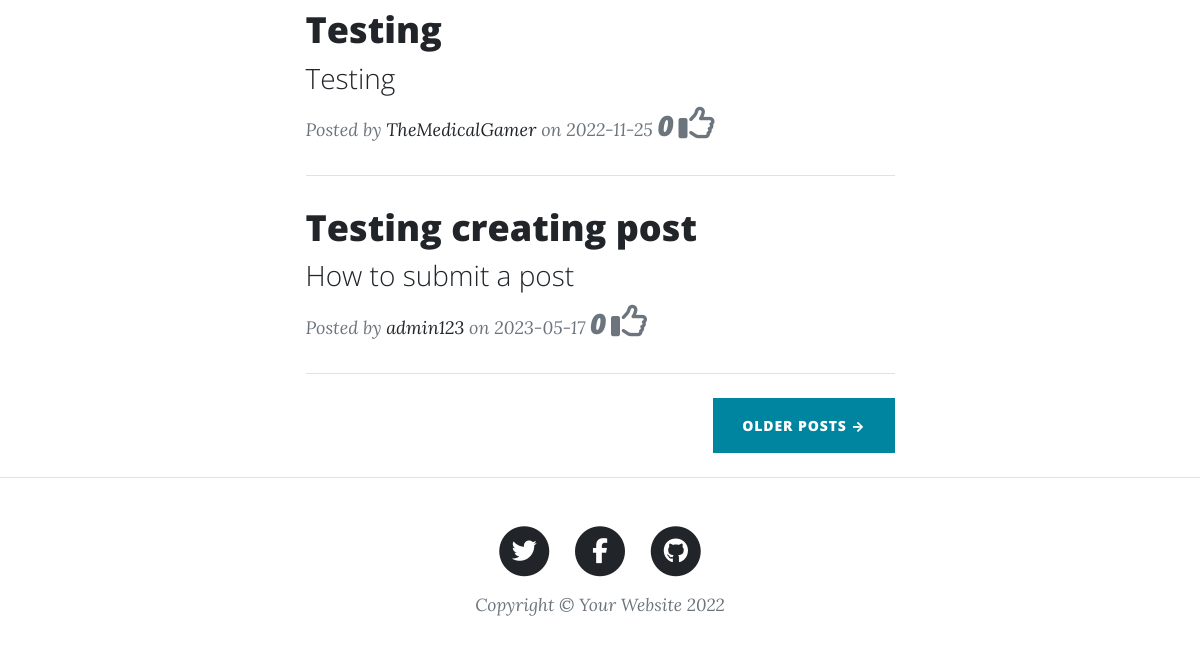
Before: / (lower part) with the older database file.
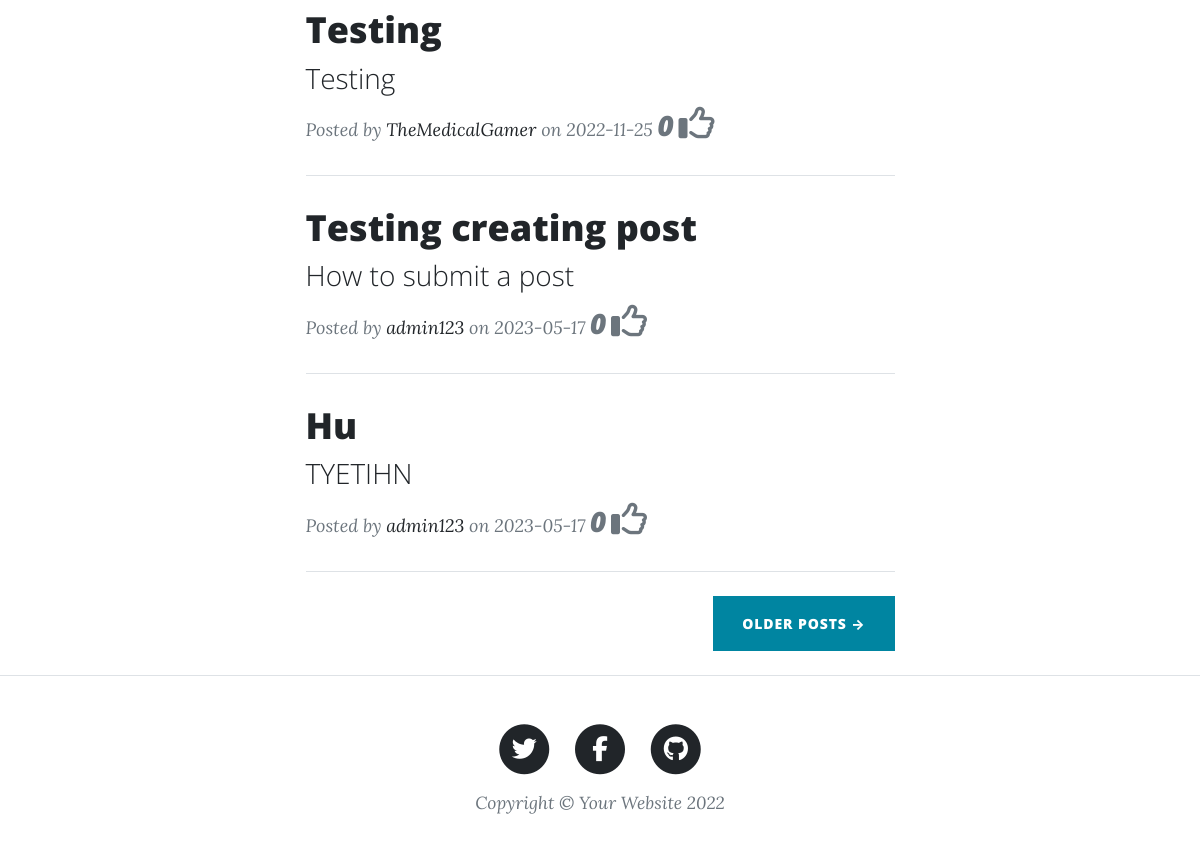
After: the same page with the newer database file.
### BetterBlog/models.py (models this page shows, shortened)
class Post(db.Model):
    id = db.Column(db.Integer, primary_key=True)
    title = db.Column(db.String(250), unique=True, nullable=False)
    subtitle = db.Column(db.String(250), nullable=False)
    date_created = db.Column(db.String(150), default=datetime.today())
    body = db.Column(db.Text, nullable=False)
    author = db.Column(db.Integer, db.ForeignKey('user.id', ondelete="CASCADE"), nullable=False)
    img_url = db.Column(db.String(250), nullable=False)
    comments = db.relationship('Comment', backref='post', passive_deletes=True)
    likes = db.relationship('Like', backref="post", passive_deletes=True)

### BetterBlog/views.py (the view)
@view.route('/')
def get_all_posts():
    posts = Post.query.all()
    name = get_user_name()
    return render_template("index.html", all_posts=posts, name=name)

### BetterBlog/views.py (called while the page is built)
def get_user_name():
    if current_user.is_authenticated:
        return current_user.username
    return "GUEST"

### BetterBlog/templates/index.html (shortened to what this page needs)
{% include "header.html" %}
<div class="container px-4 px-lg-5">
    <div class="row gx-4 gx-lg-5 justify-content-center">
        <div class="col-md-10 col-lg-8 col-xl-7">
            {% for post in all_posts %}
            <div class="lazy post-preview">
                <a href="post/{{post.id}}">
                    <h2 class="post-title">{{post.title}}</h2>
                    <h3 class="post-subtitle">{{post.subtitle}}</h3>
                </a>
                <p class="post-meta">
                    Posted by
                    <a href="#!">{{post.author}}</a>
                    on {{post.date_created}} <span class="h3">{{post.likes|length}}</span>&nbsp<i
                        class="fa-regular fa-thumbs-up fa-2x"></i>
                </p>
            </div>
            <hr class="my-4"/>
            {% endfor %}
            <div class="d-flex justify-content-end mb-4"><a class="btn btn-primary text-uppercase" href="#!">Older Posts
                →</a></div>
        </div>
    </div>
</div>
{% include "footer.html" %}

Changed rows visible on the page:
added Post: title "Hu", subtitle "TYETIHN", author "admin123", date_created "2023-05-17", likes|length "0"
